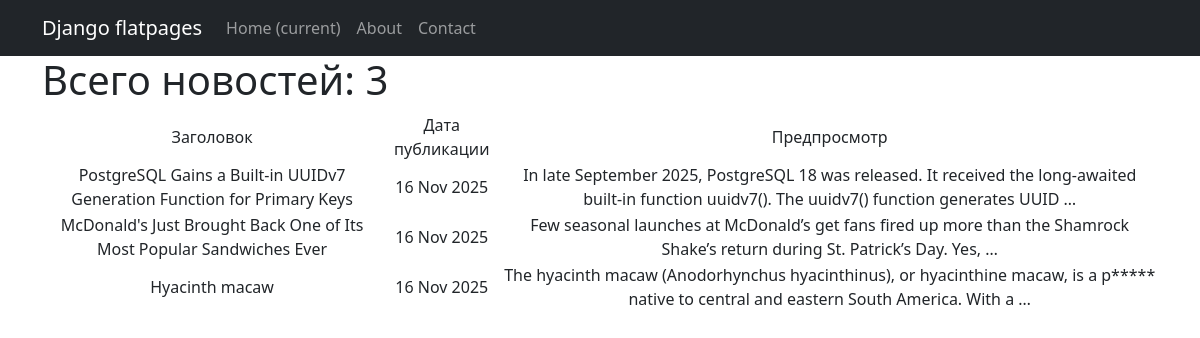
The page /news/ on the database as committed earlier.
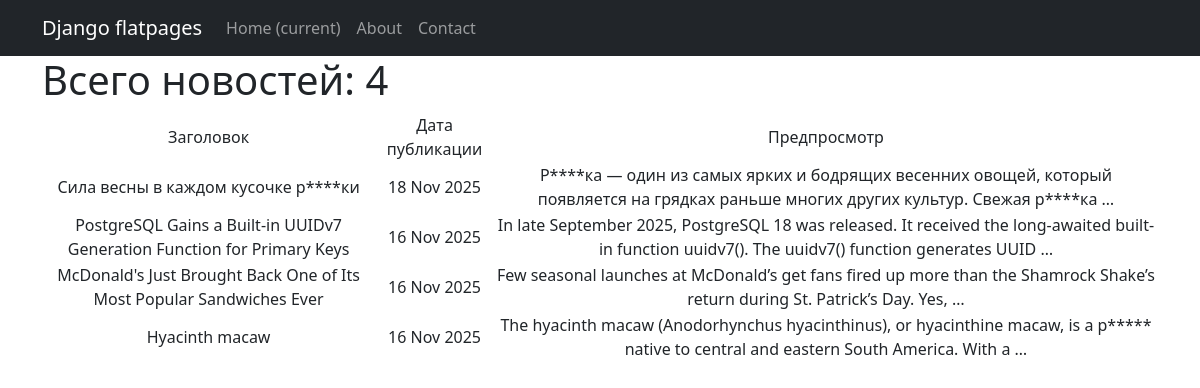
The same page on the database as committed later.
### news/models.py (models this page shows, shortened)
class Post(models.Model):
    POST_TYPES = [
        ('n', 'news'),
        ('a', 'articles')
    ]
    author = models.ForeignKey(Author, on_delete=models.CASCADE)
    post_type = models.CharField(max_length=1, choices=POST_TYPES)
    date_time = models.DateTimeField(auto_now_add=True)
    category = models.ManyToManyField(Category, through='PostCategory')
    title = models.CharField(max_length=255)
    text = models.TextField()
    rating = models.IntegerField(default=0)

### news/views.py (the view)
# urls.py: path('', PostsList.as_view()),
class PostsList(ListView):
    model = Post
    ordering = '-date_time'
    template_name = 'news.html'
    context_object_name = 'news'

### news/templatetags/custom_filters.py (called while the page is built)
@register.filter()
def censor(txt: str):
    stop_words = ['редис', 'parrot',]
    stop_words.extend([word.title() for word in stop_words])
    for stop_word in stop_words:
        txt = txt.replace(stop_word, stop_word[0] + '*' * (len(stop_word) - 1))
    return txt

### templates/news.html (shortened to what this page needs)
{% extends 'flatpages/default.html' %}
{% load custom_filters %}
{% block content %}
    {% if news %}
        <h1 style="text-align: left;">Всего новостей: {{ news|length }}</h1>
        <table>
            <tr>
                <td>
                    Заголовок
                </td>
                <td>
                    Дата публикации
                </td>
                <td>
                    Предпросмотр
                </td>
            </tr>
            {% for item in news %}
            <tr>
                <td>{{ item.title|censor }}</td>
                <td>{{ item.date_time|date:'d M Y' }}</td>
                <td>{{ item.text|truncatewords:20|censor }}
            {% endfor %}
       </table>
    {% else %}
        <h1>Новостей нет!</h1>
    {% endif %}
{% endblock content %}

Rows that differ between the two databases and show on the page:
added Post: title|censor "Сила весны в каждом кусочке р****ки", date_time "18 Nov 2025", text|censor "Р****ка — один из самых ярких и бодрящих весенних овощей, который появляется на грядках раньше многих других культур. Свежая р****ка …"
Other text that changed with them:
{{ news|length }}: "3" → "4"
